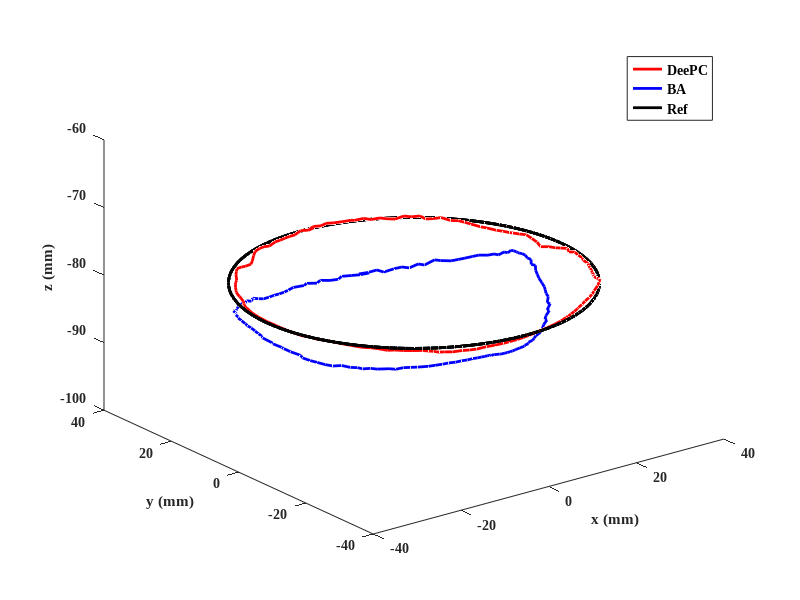

Write MATLAB code to recreate this figure. (Note: this script raises an error after producing the figure.)
clear;
clc;

load('Experiment2_deepc_y.mat');
load('Experiment2_baseline_y.mat');
load('Experiment2_reference_y.mat');

y_p = yex21(:,200:345);
y_px = y_p(1,:);
y_py = y_p(2,:);
y_pz = y_p(3,:);

y_k = yex22(:,200:345);
y_kx = y_k(1,:);
y_ky = y_k(2,:);
y_kz = y_k(3,:);

tx = Yref_ext(:,1);
ty = Yref_ext(:,2);
tz = Yref_ext(:,3);

figure(1);
plot3(y_px,y_py,y_pz,'-r','LineWidth', 2,'MarkerSize', 1);
hold on;

plot3(y_kx,y_ky,y_kz,'-b','LineWidth', 2,'MarkerSize', 1);
hold on;

plot3(tx,ty,tz,'-k','LineWidth', 2);
set(gcf,'Units','centimeters','Position',[0 0 10 7.5]);  % 图大小 8cm × 6cm

zlim([-100, -60]);
ax = gca; % Get Current Axes
set(ax, ...
    'FontName', 'Times New Roman', ... % 设置坐标轴字体
    'FontWeight', 'bold',...
    'FontSize',10);             % 设置坐标轴字体为粗体
xlabel('x (mm)');
ylabel('y (mm)');
zlabel('z (mm)');

lgd = legend('DeePC','BA','Ref');
set(lgd, ...
    'FontName', 'Times New Roman', ... % 设置 Legend 字体
    'FontWeight', 'bold',...
    'FontSize',10, ...
    'Location','northeast', ...
    'ItemTokenSize', [10, 8]);             % 设置 Legend 字体为粗体

fig = gcf;
fig.PaperPositionMode = 'auto'; % 设置为auto模式，使得PaperPosition会根据屏幕显示的大小来设置
fig_pos = fig.PaperPosition;    % 获取PaperPosition，格式为 [left, bottom, width, height]
fig.PaperSize = [fig_pos(3) fig_pos(4)]; % 将PaperSize的宽高设置为与PaperPosition一致
print(fig, '_figs\experiment2_1.pdf', '-dpdf');

figure(2);
plot3(y_px,y_py,y_pz,'-r','LineWidth', 2,'MarkerSize', 1);
hold on;

plot3(y_kx,y_ky,y_kz,'-b','LineWidth', 2,'MarkerSize', 1);
hold on;

plot3(tx,ty,tz,'-k','LineWidth', 2);
set(gcf,'Units','centimeters','Position',[0 0 10 7.5]);  % 图大小 8cm × 6cm

zlim([-100, -60]);
% xlim([-75, 75]);
% ylim([-75, 75]);
ax = gca; % Get Current Axes
set(ax, ...
    'FontName', 'Times New Roman', ... % 设置坐标轴字体
    'FontWeight', 'bold',...
    'FontSize',10);             % 设置坐标轴字体为粗体
xlabel('x (mm)');
ylabel('y (mm)');
zlabel('z (mm)');

% lgd = legend('DeePC','BA','Ref');
% set(lgd, ...
%     'FontName', 'Times New Roman', ... % 设置 Legend 字体
%     'FontWeight', 'bold',...
%     'FontSize',10, ...
%     'Location','northeast');             % 设置 Legend 字体为粗体

view(0,90);

fig = gcf;
fig.PaperPositionMode = 'auto'; % 设置为auto模式，使得PaperPosition会根据屏幕显示的大小来设置
fig_pos = fig.PaperPosition;    % 获取PaperPosition，格式为 [left, bottom, width, height]
fig.PaperSize = [fig_pos(3) fig_pos(4)]; % 将PaperSize的宽高设置为与PaperPosition一致
print(fig, '_figs\experiment2_2.pdf', '-dpdf');
